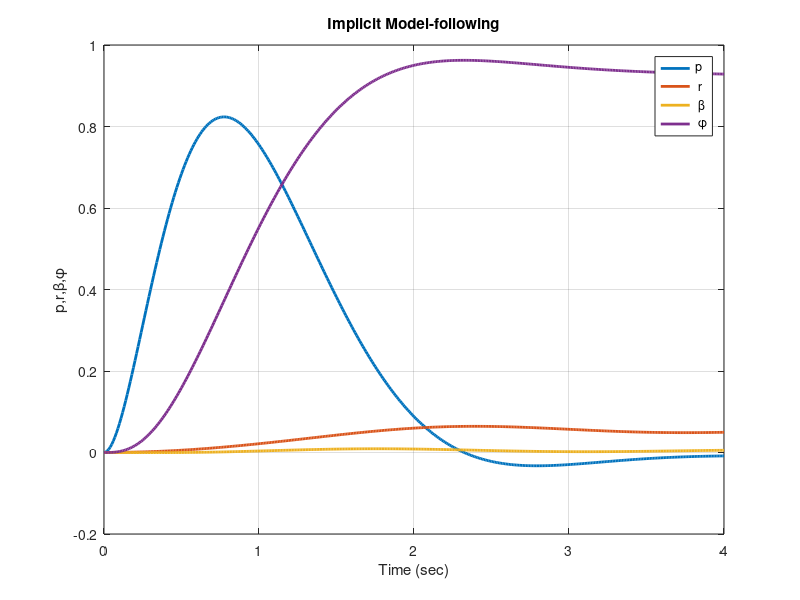
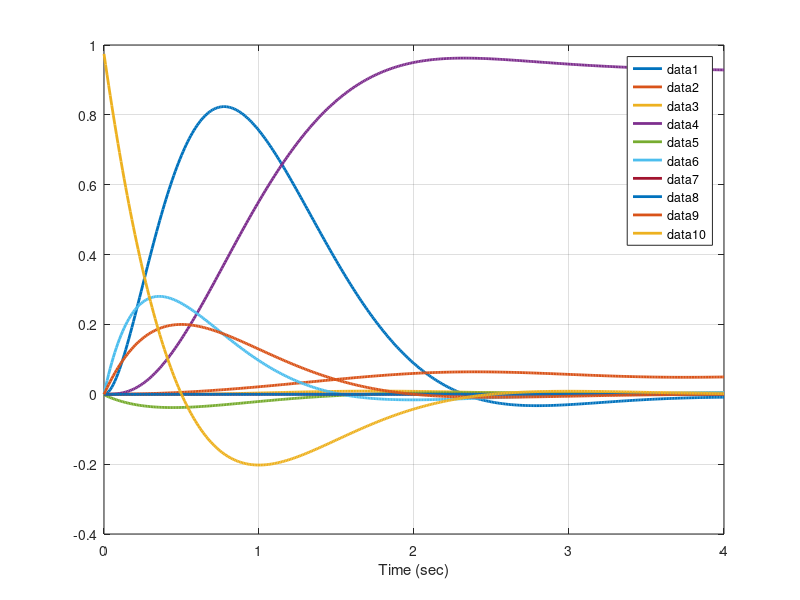
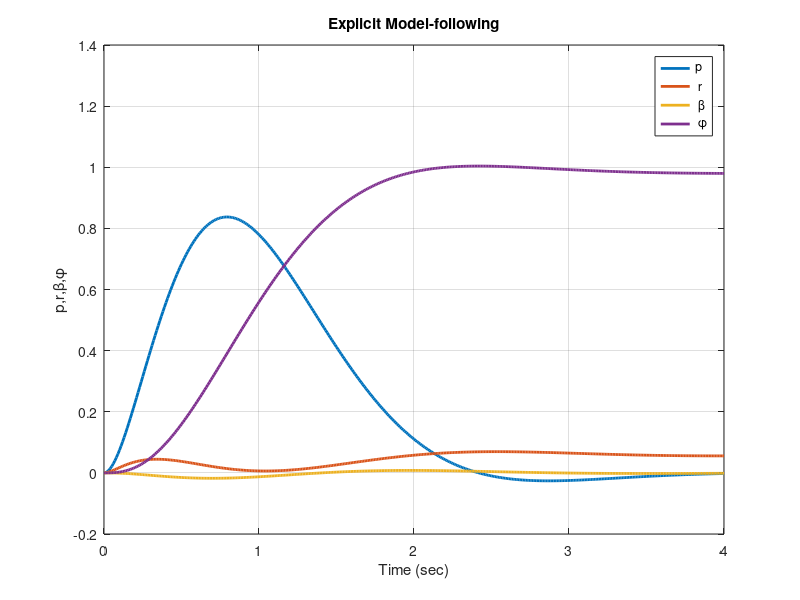
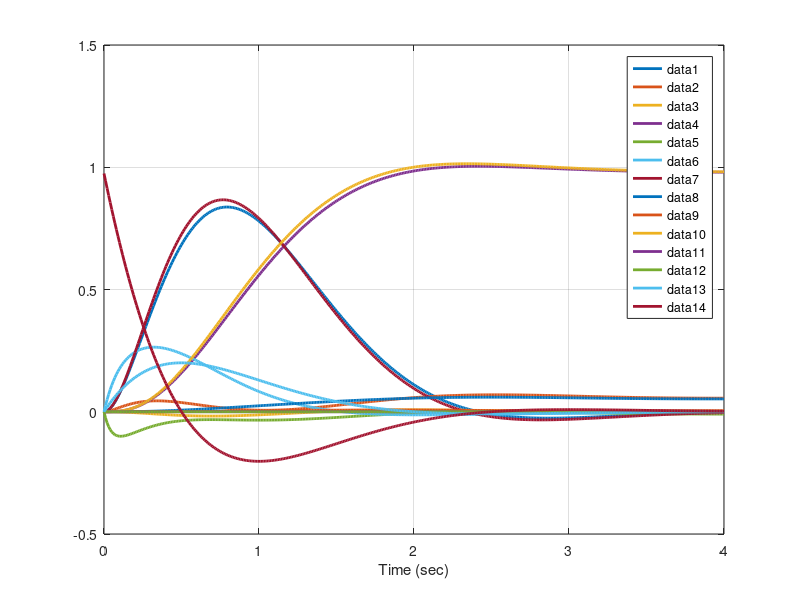

Recreate these plots in MATLAB, in order.
%%%%%%%%%%% Kreindler  and    Rothschild 1976 %%%%%%
%%% Model-following Example
%%%
%%% F-4 Aircraft
%%%
% Plant
Aa=[-1.768 0.4125 -14.25 0;
    -0.007 -0.3831 6.038 0;
    0.0016  -0.9975 -0.1551 0.0586;
    1 0 0 0];
eig(Aa)
Ba=[1.744 8.952;
   -2.92 -0.3075;
   0.0243 -0.0036;
   0 0];
C=[eye(4) zeros(4,6);
    zeros(4,6) eye(4)];
% Actuator Dynamics
Adelta=[ -20 0;
          0 -10];
Bdelta=[20 0;
        0 10];
Cdelta=eye(2);
% Model
Aaprime=[-4 0.865 -10 0;
    0.04 -0.507 5.87 0;
    0 -1 -0.743 0.0586;
    1 0 0 0];
Baprime=[3.3 20;
    -3.13 0;
    0 0;
    0 0];
eig(Aaprime)
% Command generator
tp=0.5;
wa=pi/(4*tp);
wr=wa;
sp=0.2;
k=exp(pi/4)*sp/(sin(pi/4));
delta=k*wr;

Ac=[0 1 0 0;
    -2*wr^2 -2*wr 0 0;
    0 0 0 1;
    0 0 -2*wa^2 -2*wa];
Cc=[1 0 0 0;
    0 0 1 0];

%%%% Implicit Model-following
alpha=1;
q1=0.1;
q2=10;
q3=0.1;
Qi=diag([q1 q2 q3 0 0 0 0 0]);

% Augmented system
A=[Aa Ba*Cdelta zeros(4,4);
    zeros(2,4) Adelta zeros(2,4);
    zeros(4,4) zeros(4,2) Ac];
B=[zeros(4,2);
    Bdelta;
    zeros(4,2)];

Am=[Aaprime Baprime*Cc;
    zeros(4,4) Ac];
Qhat=(C*A-Am*C)'*Qi*(C*A-Am*C);
N=B'*C'*Qi*(C*A-Am*C);
Nhat=N';
R=eye(2);
Rhat=R+B'*C'*Qi*C*B;

[K,S,CLP]=lqr(A,B,Qhat,Rhat,Nhat)
Kimp=K

t=0:.01:4;
U=zeros(2,401);
SYS=ss(A-B*K,B,C,zeros(8,2));

% Aileron command
X0=delta*[0 0 0 0 0 0 0 0 0 1]';
[Y,t,X]=lsim(SYS,U,t,X0);
figure()
plot(t,Y(:,1:4),'linewidth',2)
xlabel('Time (sec)');
grid on
legend('p',' r',' \beta',' \phi');
ylabel('p,r,\beta,\phi');
title('Implicit Model-following');
figure()
plot(t,X,'linewidth',2)
xlabel('Time (sec)');
legend
grid on


%%%%%%% Explicit Model-Following %%%%%%%

Am=Aaprime;
Bm=Baprime;

A=[Aa Ba*Cdelta zeros(4,8);
    zeros(2,4) Adelta zeros(2,8);
    zeros(4,6) Am Bm*Cc;
    zeros(4,6) zeros(4,4) Ac];

%%% Must put in 1e-3 in front of Bm, Bc, to get around numerical issues
%
B=[zeros(4,2);
    Bdelta;
    0.001*ones(4,2);
    0.001*ones(4,2)];

C=eye(4);

R=eye(2);
alpha=1;
Qe=alpha*eye(4);
Q=[C'*Qe*C zeros(4,2) -C'*Qe zeros(4,4);
    zeros(2,4) zeros(2,2) zeros(2,4) zeros(2,4);
    -Qe*C zeros(4,2) Qe zeros(4,4);
    zeros(4,4) zeros(4,2) zeros(4,4) zeros(4,4)];

[K,S,CLP]=lqr(A,B,Q,R)

Kexp=K

t=0:.01:4;
U=zeros(2,401);
CC=[eye(4) zeros(4,10)];
BB=[B(1:6,:);
    zeros(8,2)];
SYSE=ss(A-B*K,BB,CC,zeros(4,2));

% Aileron command
X0=delta*[0 0 0 0 0 0 0 0 0 0 0 0 0 1]';
[Y,t,X]=lsim(SYSE,U,t,X0);
figure()
plot(t,Y(:,1:4),'linewidth',2)
xlabel('Time (sec)');
grid on
legend('p',' r',' \beta',' \phi');
ylabel('p,r,\beta,\phi');
title('Explicit Model-following');

figure()
plot(t,X,'linewidth',2)
xlabel('Time (sec)');
legend
grid on


%%%%%% Pulse %%%%%
% Pilot Command
tp=0.5;
wa=pi/(4*tp);
wr=wa;
sp=0.2;
k=exp(pi/4)*sp/(sin(pi/4));
delta=k*wr;
Ac=[0 1;
    -2*wr^2 -2*wr];
Bc=[0;
    1];
Cc=[1 0];
sys=ss(Ac,Bc,Cc,0);
[y,t]=impulse(sys,t);
figure()
plot(t,y,'linewidth',2)
title('Pilot command')
grid on;
